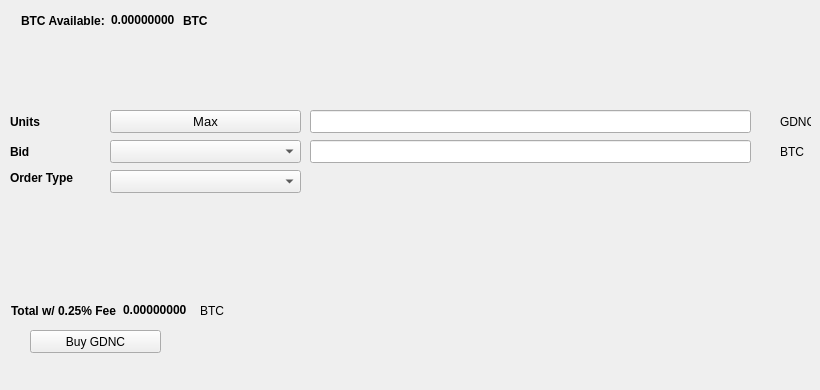
   <widget class="QWidget" name="BuyTab">
    <attribute name="title">
     <string>Buy</string>
    </attribute>
    <widget class="QPushButton" name="BuyGDNC">
     <property name="geometry">
      <rect>
       <x>30</x>
       <y>330</y>
       <width>131</width>
       <height>23</height>
      </rect>
     </property>
     <property name="text">
      <string>Buy GDNC</string>
     </property>
     <property name="icon">
      <iconset resource="../gdnc.qrc">
       <normaloff>:/icons/bitcoin</normaloff>:/icons/bitcoin</iconset>
     </property>
    </widget>
    <widget class="QLabel" name="label_3">
     <property name="geometry">
      <rect>
       <x>10</x>
       <y>110</y>
       <width>46</width>
       <height>23</height>
      </rect>
     </property>
     <property name="font">
      <font>
       <weight>75</weight>
       <bold>true</bold>
      </font>
     </property>
     <property name="text">
      <string>Units</string>
     </property>
    </widget>
    <widget class="QLineEdit" name="UnitsInput">
     <property name="geometry">
      <rect>
       <x>310</x>
       <y>110</y>
       <width>441</width>
       <height>23</height>
      </rect>
     </property>
     <property name="font">
      <font>
       <pointsize>9</pointsize>
       <weight>75</weight>
       <bold>true</bold>
      </font>
     </property>
    </widget>
    <widget class="QLineEdit" name="BuyBidPriceEdit">
     <property name="geometry">
      <rect>
       <x>310</x>
       <y>140</y>
       <width>441</width>
       <height>23</height>
      </rect>
     </property>
     <property name="font">
      <font>
       <pointsize>9</pointsize>
       <weight>75</weight>
       <bold>true</bold>
      </font>
     </property>
    </widget>
    <widget class="QLabel" name="label_4">
     <property name="geometry">
      <rect>
       <x>780</x>
       <y>110</y>
       <width>31</width>
       <height>23</height>
      </rect>
     </property>
     <property name="text">
      <string>GDNC</string>
     </property>
    </widget>
    <widget class="QLabel" name="label_5">
     <property name="geometry">
      <rect>
       <x>780</x>
       <y>140</y>
       <width>31</width>
       <height>23</height>
      </rect>
     </property>
     <property name="text">
      <string>BTC</string>
     </property>
    </widget>
    <widget class="QLabel" name="label_6">
     <property name="geometry">
      <rect>
       <x>10</x>
       <y>140</y>
       <width>46</width>
       <height>23</height>
      </rect>
     </property>
     <property name="font">
      <font>
       <weight>75</weight>
       <bold>true</bold>
      </font>
     </property>
     <property name="text">
      <string>Bid</string>
     </property>
    </widget>
    <widget class="QLabel" name="label_7">
     <property name="geometry">
      <rect>
       <x>10</x>
       <y>170</y>
       <width>91</width>
       <height>16</height>
      </rect>
     </property>
     <property name="font">
      <font>
       <weight>75</weight>
       <bold>true</bold>
      </font>
     </property>
     <property name="text">
      <string>Order Type</string>
     </property>
    </widget>
    <widget class="QPushButton" name="Buy_Max_Amount">
     <property name="geometry">
      <rect>
       <x>110</x>
       <y>110</y>
       <width>191</width>
       <height>23</height>
      </rect>
     </property>
     <property name="font">
      <font>
       <pointsize>10</pointsize>
      </font>
     </property>
     <property name="text">
      <string>Max</string>
     </property>
    </widget>
    <widget class="QComboBox" name="BuyBidcomboBox">
     <property name="geometry">
      <rect>
       <x>110</x>
       <y>140</y>
       <width>191</width>
       <height>23</height>
      </rect>
     </property>
     <property name="font">
      <font>
       <pointsize>10</pointsize>
      </font>
     </property>
    </widget>
    <widget class="QComboBox" name="buyOrdertypeCombo">
     <property name="geometry">
      <rect>
       <x>110</x>
       <y>170</y>
       <width>191</width>
       <height>23</height>
      </rect>
     </property>
     <property name="font">
      <font>
       <pointsize>10</pointsize>
      </font>
     </property>
    </widget>
    <widget class="QWidget" name="layoutWidget1">
     <property name="geometry">
      <rect>
       <x>21</x>
       <y>11</y>
       <width>227</width>
       <height>19</height>
      </rect>
     </property>
     <layout class="QHBoxLayout" name="horizontalLayout_3">
      <item>
       <widget class="QLabel" name="label232">
        <property name="font">
         <font>
          <weight>75</weight>
          <bold>true</bold>
         </font>
        </property>
        <property name="text">
         <string>BTC Available:</string>
        </property>
       </widget>
      </item>
      <item>
       <widget class="QLabel" name="BtcAvailableLbl">
        <property name="palette">
         <palette>
          <active>
           <colorrole role="WindowText">
            <brush brushstyle="SolidPattern">
             <color alpha="255">
              <red>0</red>
              <green>0</green>
              <blue>0</blue>
             </color>
            </brush>
           </colorrole>
           <colorrole role="Button">
            <brush brushstyle="SolidPattern">
             <color alpha="255">
              <red>0</red>
              <green>170</green>
              <blue>0</blue>
             </color>
            </brush>
           </colorrole>
           <colorrole role="Light">
            <brush brushstyle="SolidPattern">
             <color alpha="255">
              <red>0</red>
              <green>255</green>
              <blue>0</blue>
             </color>
            </brush>
           </colorrole>
           <colorrole role="Midlight">
            <brush brushstyle="SolidPattern">
             <color alpha="255">
              <red>0</red>
              <green>212</green>
              <blue>0</blue>
             </color>
            </brush>
           </colorrole>
           <colorrole role="Dark">
            <brush brushstyle="SolidPattern">
             <color alpha="255">
              <red>0</red>
              <green>85</green>
              <blue>0</blue>
             </color>
            </brush>
           </colorrole>
           <colorrole role="Mid">
            <brush brushstyle="SolidPattern">
             <color alpha="255">
              <red>0</red>
              <green>113</green>
              <blue>0</blue>
             </color>
            </brush>
           </colorrole>
           <colorrole role="Text">
            <brush brushstyle="SolidPattern">
             <color alpha="255">
              <red>0</red>
              <green>170</green>
              <blue>0</blue>
             </color>
            </brush>
           </colorrole>
           <colorrole role="BrightText">
            <brush brushstyle="SolidPattern">
             <color alpha="255">
              <red>255</red>
              <green>255</green>
              <blue>255</blue>
             </color>
            </brush>
           </colorrole>
           <colorrole role="ButtonText">
            <brush brushstyle="SolidPattern">
             <color alpha="255">
              <red>0</red>
              <green>0</green>
              <blue>0</blue>
             </color>
            </brush>
           </colorrole>
           <colorrole role="Base">
            <brush brushstyle="SolidPattern">
             <color alpha="255">
              <red>255</red>
              <green>255</green>
              <blue>255</blue>
             </color>
            </brush>
           </colorrole>
           <colorrole role="Window">
            <brush brushstyle="SolidPattern">
             <color alpha="255">
              <red>0</red>
              <green>170</green>
              <blue>0</blue>
             </color>
            </brush>
           </colorrole>
           <colorrole role="Shadow">
            <brush brushstyle="SolidPattern">
             <color alpha="255">
              <red>0</red>
              <green>0</green>
              <blue>0</blue>
             </color>
            </brush>
           </colorrole>
           <colorrole role="AlternateBase">
            <brush brushstyle="SolidPattern">
             <color alpha="255">
              <red>127</red>
              <green>212</green>
              <blue>127</blue>
             </color>
            </brush>
           </colorrole>
           <colorrole role="ToolTipBase">
            <brush brushstyle="SolidPattern">
             <color alpha="255">
              <red>255</red>
              <green>255</green>
              <blue>220</blue>
             </color>
            </brush>
           </colorrole>
           <colorrole role="ToolTipText">
            <brush brushstyle="SolidPattern">
             <color alpha="255">
              <red>0</red>
              <green>0</green>
              <blue>0</blue>
             </color>
            </brush>
           </colorrole>
          </active>
          <inactive>
           <colorrole role="WindowText">
            <brush brushstyle="SolidPattern">
             <color alpha="255">
              <red>0</red>
              <green>0</green>
              <blue>0</blue>
             </color>
            </brush>
           </colorrole>
           <colorrole role="Button">
            <brush brushstyle="SolidPattern">
             <color alpha="255">
              <red>0</red>
              <green>170</green>
              <blue>0</blue>
             </color>
            </brush>
           </colorrole>
           <colorrole role="Light">
            <brush brushstyle="SolidPattern">
             <color alpha="255">
              <red>0</red>
              <green>255</green>
              <blue>0</blue>
             </color>
            </brush>
           </colorrole>
           <colorrole role="Midlight">
            <brush brushstyle="SolidPattern">
             <color alpha="255">
              <red>0</red>
              <green>212</green>
              <blue>0</blue>
             </color>
            </brush>
           </colorrole>
           <colorrole role="Dark">
            <brush brushstyle="SolidPattern">
             <color alpha="255">
              <red>0</red>
              <green>85</green>
              <blue>0</blue>
             </color>
            </brush>
           </colorrole>
           <colorrole role="Mid">
            <brush brushstyle="SolidPattern">
             <color alpha="255">
              <red>0</red>
              <green>113</green>
              <blue>0</blue>
             </color>
            </brush>
           </colorrole>
           <colorrole role="Text">
            <brush brushstyle="SolidPattern">
             <color alpha="255">
              <red>0</red>
              <green>170</green>
              <blue>0</blue>
             </color>
            </brush>
           </colorrole>
           <colorrole role="BrightText">
            <brush brushstyle="SolidPattern">
             <color alpha="255">
              <red>255</red>
              <green>255</green>
              <blue>255</blue>
             </color>
            </brush>
           </colorrole>
           <colorrole role="ButtonText">
            <brush brushstyle="SolidPattern">
             <color alpha="255">
              <red>0</red>
              <green>0</green>
              <blue>0</blue>
             </color>
            </brush>
           </colorrole>
           <colorrole role="Base">
            <brush brushstyle="SolidPattern">
             <color alpha="255">
              <red>255</red>
              <green>255</green>
              <blue>255</blue>
             </color>
            </brush>
           </colorrole>
           <colorrole role="Window">
            <brush brushstyle="SolidPattern">
             <color alpha="255">
              <red>0</red>
              <green>170</green>
              <blue>0</blue>
             </color>
            </brush>
           </colorrole>
           <colorrole role="Shadow">
            <brush brushstyle="SolidPattern">
             <color alpha="255">
              <red>0</red>
              <green>0</green>
              <blue>0</blue>
             </color>
            </brush>
           </colorrole>
           <colorrole role="AlternateBase">
            <brush brushstyle="SolidPattern">
             <color alpha="255">
              <red>127</red>
              <green>212</green>
              <blue>127</blue>
             </color>
            </brush>
           </colorrole>
           <colorrole role="ToolTipBase">
            <brush brushstyle="SolidPattern">
             <color alpha="255">
              <red>255</red>
              <green>255</green>
              <blue>220</blue>
             </color>
            </brush>
           </colorrole>
           <colorrole role="ToolTipText">
            <brush brushstyle="SolidPattern">
             <color alpha="255">
              <red>0</red>
              <green>0</green>
              <blue>0</blue>
             </color>
            </brush>
           </colorrole>
          </inactive>
          <disabled>
           <colorrole role="WindowText">
            <brush brushstyle="SolidPattern">
             <color alpha="255">
              <red>0</red>
              <green>85</green>
              <blue>0</blue>
             </color>
            </brush>
           </colorrole>
           <colorrole role="Button">
            <brush brushstyle="SolidPattern">
             <color alpha="255">
              <red>0</red>
              <green>170</green>
              <blue>0</blue>
             </color>
            </brush>
           </colorrole>
           <colorrole role="Light">
            <brush brushstyle="SolidPattern">
             <color alpha="255">
              <red>0</red>
              <green>255</green>
              <blue>0</blue>
             </color>
            </brush>
           </colorrole>
           <colorrole role="Midlight">
            <brush brushstyle="SolidPattern">
             <color alpha="255">
              <red>0</red>
              <green>212</green>
              <blue>0</blue>
             </color>
            </brush>
           </colorrole>
           <colorrole role="Dark">
            <brush brushstyle="SolidPattern">
             <color alpha="255">
              <red>0</red>
              <green>85</green>
              <blue>0</blue>
             </color>
            </brush>
           </colorrole>
           <colorrole role="Mid">
            <brush brushstyle="SolidPattern">
             <color alpha="255">
              <red>0</red>
              <green>113</green>
              <blue>0</blue>
             </color>
            </brush>
           </colorrole>
           <colorrole role="Text">
            <brush brushstyle="SolidPattern">
             <color alpha="255">
              <red>0</red>
              <green>85</green>
              <blue>0</blue>
             </color>
            </brush>
           </colorrole>
           <colorrole role="BrightText">
            <brush brushstyle="SolidPattern">
             <color alpha="255">
              <red>255</red>
              <green>255</green>
              <blue>255</blue>
             </color>
            </brush>
           </colorrole>
           <colorrole role="ButtonText">
            <brush brushstyle="SolidPattern">
             <color alpha="255">
              <red>0</red>
              <green>85</green>
              <blue>0</blue>
             </color>
            </brush>
           </colorrole>
           <colorrole role="Base">
            <brush brushstyle="SolidPattern">
             <color alpha="255">
              <red>0</red>
              <green>170</green>
              <blue>0</blue>
             </color>
            </brush>
           </colorrole>
           <colorrole role="Window">
            <brush brushstyle="SolidPattern">
             <color alpha="255">
              <red>0</red>
              <green>170</green>
              <blue>0</blue>
             </color>
            </brush>
           </colorrole>
           <colorrole role="Shadow">
            <brush brushstyle="SolidPattern">
             <color alpha="255">
              <red>0</red>
              <green>0</green>
              <blue>0</blue>
             </color>
            </brush>
           </colorrole>
           <colorrole role="AlternateBase">
            <brush brushstyle="SolidPattern">
             <color alpha="255">
              <red>0</red>
              <green>170</green>
              <blue>0</blue>
             </color>
            </brush>
           </colorrole>
           <colorrole role="ToolTipBase">
            <brush brushstyle="SolidPattern">
             <color alpha="255">
              <red>255</red>
              <green>255</green>
              <blue>220</blue>
             </color>
            </brush>
           </colorrole>
           <colorrole role="ToolTipText">
            <brush brushstyle="SolidPattern">
             <color alpha="255">
              <red>0</red>
              <green>0</green>
              <blue>0</blue>
             </color>
            </brush>
           </colorrole>
          </disabled>
         </palette>
        </property>
        <property name="font">
         <font>
          <weight>75</weight>
          <bold>true</bold>
         </font>
        </property>
        <property name="text">
         <string>0.00000000</string>
        </property>
        <property name="textInteractionFlags">
         <set>Qt::LinksAccessibleByMouse|Qt::TextSelectableByKeyboard|Qt::TextSelectableByMouse</set>
        </property>
       </widget>
      </item>
      <item>
       <widget class="QLabel" name="BtcAvailableLbl_2">
        <property name="font">
         <font>
          <weight>75</weight>
          <bold>true</bold>
         </font>
        </property>
        <property name="text">
         <string>BTC</string>
        </property>
       </widget>
      </item>
     </layout>
    </widget>
    <widget class="QWidget" name="layoutWidge2">
     <property name="geometry">
      <rect>
       <x>11</x>
       <y>301</y>
       <width>259</width>
       <height>19</height>
      </rect>
     </property>
     <layout class="QHBoxLayout" name="horizontalLayout_4">
      <item>
       <widget class="QLabel" name="label_9">
        <property name="font">
         <font>
          <weight>75</weight>
          <bold>true</bold>
         </font>
        </property>
        <property name="text">
         <string>Total w/ 0.25% Fee</string>
        </property>
       </widget>
      </item>
      <item>
       <widget class="QLabel" name="BuyCostLabel">
        <property name="palette">
         <palette>
          <active>
           <colorrole role="WindowText">
            <brush brushstyle="SolidPattern">
             <color alpha="255">
              <red>0</red>
              <green>0</green>
              <blue>0</blue>
             </color>
            </brush>
           </colorrole>
           <colorrole role="Button">
            <brush brushstyle="SolidPattern">
             <color alpha="255">
              <red>0</red>
              <green>170</green>
              <blue>0</blue>
             </color>
            </brush>
           </colorrole>
           <colorrole role="Light">
            <brush brushstyle="SolidPattern">
             <color alpha="255">
              <red>0</red>
              <green>255</green>
              <blue>0</blue>
             </color>
            </brush>
           </colorrole>
           <colorrole role="Midlight">
            <brush brushstyle="SolidPattern">
             <color alpha="255">
              <red>0</red>
              <green>212</green>
              <blue>0</blue>
             </color>
            </brush>
           </colorrole>
           <colorrole role="Dark">
            <brush brushstyle="SolidPattern">
             <color alpha="255">
              <red>0</red>
              <green>85</green>
              <blue>0</blue>
             </color>
            </brush>
           </colorrole>
           <colorrole role="Mid">
            <brush brushstyle="SolidPattern">
             <color alpha="255">
              <red>0</red>
              <green>113</green>
              <blue>0</blue>
             </color>
            </brush>
           </colorrole>
           <colorrole role="Text">
            <brush brushstyle="SolidPattern">
             <color alpha="255">
              <red>0</red>
              <green>170</green>
              <blue>0</blue>
             </color>
            </brush>
           </colorrole>
           <colorrole role="BrightText">
            <brush brushstyle="SolidPattern">
             <color alpha="255">
              <red>255</red>
              <green>255</green>
              <blue>255</blue>
             </color>
            </brush>
           </colorrole>
           <colorrole role="ButtonText">
            <brush brushstyle="SolidPattern">
             <color alpha="255">
              <red>0</red>
              <green>0</green>
              <blue>0</blue>
             </color>
            </brush>
           </colorrole>
           <colorrole role="Base">
            <brush brushstyle="SolidPattern">
             <color alpha="255">
              <red>255</red>
              <green>255</green>
              <blue>255</blue>
             </color>
            </brush>
           </colorrole>
           <colorrole role="Window">
            <brush brushstyle="SolidPattern">
             <color alpha="255">
              <red>0</red>
              <green>170</green>
              <blue>0</blue>
             </color>
            </brush>
           </colorrole>
           <colorrole role="Shadow">
            <brush brushstyle="SolidPattern">
             <color alpha="255">
              <red>0</red>
              <green>0</green>
              <blue>0</blue>
             </color>
            </brush>
           </colorrole>
           <colorrole role="AlternateBase">
            <brush brushstyle="SolidPattern">
             <color alpha="255">
              <red>127</red>
              <green>212</green>
              <blue>127</blue>
             </color>
            </brush>
           </colorrole>
           <colorrole role="ToolTipBase">
            <brush brushstyle="SolidPattern">
             <color alpha="255">
              <red>255</red>
              <green>255</green>
              <blue>220</blue>
             </color>
            </brush>
           </colorrole>
           <colorrole role="ToolTipText">
            <brush brushstyle="SolidPattern">
             <color alpha="255">
              <red>0</red>
              <green>0</green>
              <blue>0</blue>
             </color>
            </brush>
           </colorrole>
          </active>
          <inactive>
           <colorrole role="WindowText">
            <brush brushstyle="SolidPattern">
             <color alpha="255">
              <red>0</red>
              <green>0</green>
              <blue>0</blue>
             </color>
            </brush>
           </colorrole>
           <colorrole role="Button">
            <brush brushstyle="SolidPattern">
             <color alpha="255">
              <red>0</red>
              <green>170</green>
              <blue>0</blue>
             </color>
            </brush>
           </colorrole>
           <colorrole role="Light">
            <brush brushstyle="SolidPattern">
             <color alpha="255">
              <red>0</red>
              <green>255</green>
              <blue>0</blue>
             </color>
            </brush>
           </colorrole>
           <colorrole role="Midlight">
            <brush brushstyle="SolidPattern">
             <color alpha="255">
              <red>0</red>
              <green>212</green>
              <blue>0</blue>
             </color>
            </brush>
           </colorrole>
           <colorrole role="Dark">
            <brush brushstyle="SolidPattern">
             <color alpha="255">
              <red>0</red>
              <green>85</green>
              <blue>0</blue>
             </color>
            </brush>
           </colorrole>
           <colorrole role="Mid">
            <brush brushstyle="SolidPattern">
             <color alpha="255">
              <red>0</red>
              <green>113</green>
              <blue>0</blue>
             </color>
            </brush>
           </colorrole>
           <colorrole role="Text">
            <brush brushstyle="SolidPattern">
             <color alpha="255">
              <red>0</red>
              <green>170</green>
              <blue>0</blue>
             </color>
            </brush>
           </colorrole>
           <colorrole role="BrightText">
            <brush brushstyle="SolidPattern">
             <color alpha="255">
              <red>255</red>
              <green>255</green>
              <blue>255</blue>
             </color>
            </brush>
           </colorrole>
           <colorrole role="ButtonText">
            <brush brushstyle="SolidPattern">
             <color alpha="255">
              <red>0</red>
              <green>0</green>
              <blue>0</blue>
             </color>
            </brush>
           </colorrole>
           <colorrole role="Base">
            <brush brushstyle="SolidPattern">
             <color alpha="255">
              <red>255</red>
              <green>255</green>
              <blue>255</blue>
             </color>
            </brush>
           </colorrole>
           <colorrole role="Window">
            <brush brushstyle="SolidPattern">
             <color alpha="255">
              <red>0</red>
              <green>170</green>
              <blue>0</blue>
             </color>
            </brush>
           </colorrole>
           <colorrole role="Shadow">
            <brush brushstyle="SolidPattern">
             <color alpha="255">
              <red>0</red>
              <green>0</green>
              <blue>0</blue>
             </color>
            </brush>
           </colorrole>
           <colorrole role="AlternateBase">
            <brush brushstyle="SolidPattern">
             <color alpha="255">
              <red>127</red>
              <green>212</green>
              <blue>127</blue>
             </color>
            </brush>
           </colorrole>
           <colorrole role="ToolTipBase">
            <brush brushstyle="SolidPattern">
             <color alpha="255">
              <red>255</red>
              <green>255</green>
              <blue>220</blue>
             </color>
            </brush>
           </colorrole>
           <colorrole role="ToolTipText">
            <brush brushstyle="SolidPattern">
             <color alpha="255">
              <red>0</red>
              <green>0</green>
              <blue>0</blue>
             </color>
            </brush>
           </colorrole>
          </inactive>
          <disabled>
           <colorrole role="WindowText">
            <brush brushstyle="SolidPattern">
             <color alpha="255">
              <red>0</red>
              <green>85</green>
              <blue>0</blue>
             </color>
            </brush>
           </colorrole>
           <colorrole role="Button">
            <brush brushstyle="SolidPattern">
             <color alpha="255">
              <red>0</red>
              <green>170</green>
              <blue>0</blue>
             </color>
            </brush>
           </colorrole>
           <colorrole role="Light">
            <brush brushstyle="SolidPattern">
             <color alpha="255">
              <red>0</red>
              <green>255</green>
              <blue>0</blue>
             </color>
            </brush>
           </colorrole>
           <colorrole role="Midlight">
            <brush brushstyle="SolidPattern">
             <color alpha="255">
              <red>0</red>
              <green>212</green>
              <blue>0</blue>
             </color>
            </brush>
           </colorrole>
           <colorrole role="Dark">
            <brush brushstyle="SolidPattern">
             <color alpha="255">
              <red>0</red>
              <green>85</green>
              <blue>0</blue>
             </color>
            </brush>
           </colorrole>
           <colorrole role="Mid">
            <brush brushstyle="SolidPattern">
             <color alpha="255">
              <red>0</red>
              <green>113</green>
              <blue>0</blue>
             </color>
            </brush>
           </colorrole>
           <colorrole role="Text">
            <brush brushstyle="SolidPattern">
             <color alpha="255">
              <red>0</red>
              <green>85</green>
              <blue>0</blue>
             </color>
            </brush>
           </colorrole>
           <colorrole role="BrightText">
            <brush brushstyle="SolidPattern">
             <color alpha="255">
              <red>255</red>
              <green>255</green>
              <blue>255</blue>
             </color>
            </brush>
           </colorrole>
           <colorrole role="ButtonText">
            <brush brushstyle="SolidPattern">
             <color alpha="255">
              <red>0</red>
              <green>85</green>
              <blue>0</blue>
             </color>
            </brush>
           </colorrole>
           <colorrole role="Base">
            <brush brushstyle="SolidPattern">
             <color alpha="255">
              <red>0</red>
              <green>170</green>
              <blue>0</blue>
             </color>
            </brush>
           </colorrole>
           <colorrole role="Window">
            <brush brushstyle="SolidPattern">
             <color alpha="255">
              <red>0</red>
              <green>170</green>
              <blue>0</blue>
             </color>
            </brush>
           </colorrole>
           <colorrole role="Shadow">
            <brush brushstyle="SolidPattern">
             <color alpha="255">
              <red>0</red>
              <green>0</green>
              <blue>0</blue>
             </color>
            </brush>
           </colorrole>
           <colorrole role="AlternateBase">
            <brush brushstyle="SolidPattern">
             <color alpha="255">
              <red>0</red>
              <green>170</green>
              <blue>0</blue>
             </color>
            </brush>
           </colorrole>
           <colorrole role="ToolTipBase">
            <brush brushstyle="SolidPattern">
             <color alpha="255">
              <red>255</red>
              <green>255</green>
              <blue>220</blue>
             </color>
            </brush>
           </colorrole>
           <colorrole role="ToolTipText">
            <brush brushstyle="SolidPattern">
             <color alpha="255">
              <red>0</red>
              <green>0</green>
              <blue>0</blue>
             </color>
            </brush>
           </colorrole>
          </disabled>
         </palette>
        </property>
        <property name="font">
         <font>
          <weight>75</weight>
          <bold>true</bold>
         </font>
        </property>
        <property name="autoFillBackground">
         <bool>false</bool>
        </property>
        <property name="text">
         <string>0.00000000</string>
        </property>
        <property name="textInteractionFlags">
         <set>Qt::LinksAccessibleByMouse|Qt::TextSelectableByMouse</set>
        </property>
       </widget>
      </item>
      <item>
       <widget class="QLabel" name="label_10">
        <property name="font">
         <font>
          <weight>50</weight>
          <bold>false</bold>
         </font>
        </property>
        <property name="text">
         <string>BTC</string>
        </property>
       </widget>
      </item>
     </layout>
    </widget>
    <widget class="QLabel" name="label_24">
     <property name="geometry">
      <rect>
       <x>460</x>
       <y>300</y>
       <width>281</width>
       <height>81</height>
      </rect>
     </property>
     <property name="text">
      <string/>
     </property>
     <property name="pixmap">
      <pixmap>:/images/bittrex</pixmap>
     </property>
    </widget>
   </widget>
